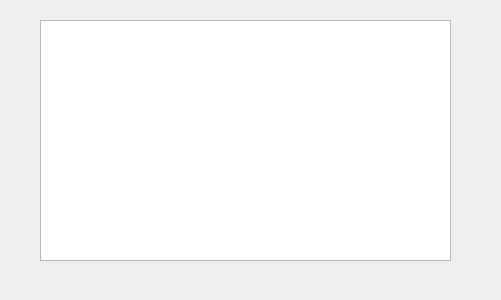
<?xml version="1.0" encoding="UTF-8"?>
<ui version="4.0">
 <class>ctxFrm</class>
 <widget class="QDialog" name="ctxFrm">
  <property name="geometry">
   <rect>
    <x>0</x>
    <y>0</y>
    <width>501</width>
    <height>300</height>
   </rect>
  </property>
  <property name="maximumSize">
   <size>
    <width>16777202</width>
    <height>16777215</height>
   </size>
  </property>
  <property name="font">
   <font>
    <stylestrategy>PreferAntialias</stylestrategy>
   </font>
  </property>
  <property name="windowTitle">
   <string>Список дел АП</string>
  </property>
  <property name="toolTipDuration">
   <number>-9</number>
  </property>
  <property name="styleSheet">
   <string notr="true">QTableView#tableWidget QHeaderView
{
    /* draw the hole hor top &amp; bottom line for the header */
    height: 24px;

    border-top: 1px solid #161618;
    border-bottom: 1px solid #161618;
}

QTableView#tableWidget QHeaderView::section:horizontal:first
{
    border-left-color: qlineargradient(x1:0, y1:0, x2:0, y2:1, stop:0 #f4f4f6, stop:1 #ceced6);
}

QTableView#tableWidget QHeaderView::section:horizontal:last
{
    border-right-color: qlineargradient(x1:0, y1:0, x2:0, y2:1, stop:0 #f4f4f6, stop:1 #ceced6);
}

QTableView#tableWidget QHeaderView::section:horizontal
{
    /* for each section draw ONLY left &amp; right lines */
    height: 24px;

    border-style: none;

    border-left: 1px solid #ecedef;
    border-right: 1px solid #b1b1b5;

    background-color: qlineargradient(x1:0, y1:0, x2:0, y2:1, stop:0 #f4f4f6, stop:1 #ceced6);

 }</string>
  </property>
  <widget class="QTableWidget" name="tableWidget">
   <property name="geometry">
    <rect>
     <x>40</x>
     <y>20</y>
     <width>411</width>
     <height>241</height>
    </rect>
   </property>
  </widget>
 </widget>
 <resources/>
 <connections/>
</ui>
